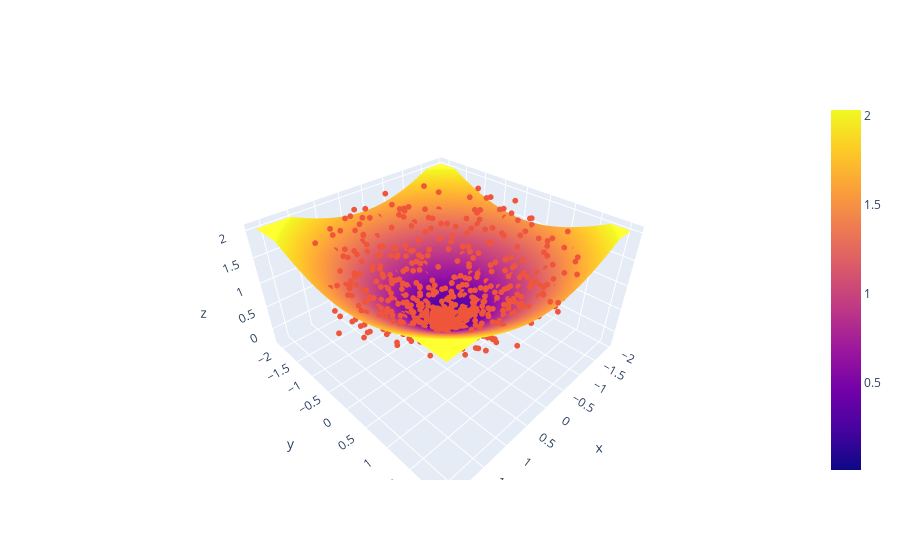

Notebook code cell kept with this figure:
### Markdown cell above
We observe that as the vertical height of cone increases the chaotic behavior of particles also increases which is indictive of real world scenarios as per my observations and research into this topic. 

Moving on now we must try to fit a conical surface onto this final noisy data we will be using a classical algorithm with a least square optimised loss function.

### Code cell
from scipy.optimize import least_squares

# Define the residuals function for the cone equation
def residuals(params, x, y, z):
    a, b, c, r = params
    return z - c - r * np.sqrt((x - a)**2 + (y - b)**2)

# Initial guess for the parameters
initial_params = [0, 0, 0, 1]

# Fit the cone to the data
result = least_squares(residuals, initial_params, args=(Cartesian_Space_noisy[:, 0], Cartesian_Space_noisy[:, 1], Cartesian_Space_noisy[:, 2]))

# The optimized parameters
a, b, c, r = result.x

# Define the range and step size for the x and y coordinates
x_range = np.linspace(Cartesian_Space_noisy[:, 0].min(), Cartesian_Space_noisy[:, 0].max(), 100)
y_range = np.linspace(Cartesian_Space_noisy[:, 1].min(), Cartesian_Space_noisy[:, 1].max(), 100)

# Create a meshgrid for the x and y coordinates
x_mesh, y_mesh = np.meshgrid(x_range, y_range)

# Calculate the corresponding z coordinates using the cone equation
z_min = Cartesian_Space_noisy[:, 2].min()
z_max = Cartesian_Space_noisy[:, 2].max()
z_mesh = np.clip(c + r * np.sqrt((x_mesh - a)**2 + (y_mesh - b)**2), z_min, z_max)
# Create a 3D surface plot of the cone
fig = go.Figure(data=[go.Surface(x=x_mesh, y=y_mesh, z=z_mesh)])

# Add the original data points to the scatter plot
fig.add_trace(go.Scatter3d(x=Cartesian_Space_noisy[:, 0], y=Cartesian_Space_noisy[:, 1], z=Cartesian_Space_noisy[:, 2], mode='markers', marker=dict(size=2)))

fig.show()

### Figure 1 — Plotly figure (JSON) as saved in the notebook; plotly's stock layout.template omitted (floating-point values rounded to 4 significant figures; data arrays with more than 128 entries replaced by an {"elided": "..."} marker saying what was removed)
{"data": [{"type": "surface", "x": {"elided": "100x100 float values"}, "y": {"elided": "100x100 float values"}, "z": {"elided": "100x100 float values"}}, {"marker": {"size": 2}, "mode": "markers", "type": "scatter3d", "x": {"elided": "1000 float values"}, "y": {"elided": "1000 float values"}, "z": {"elided": "1000 float values"}}], "layout": {}}
